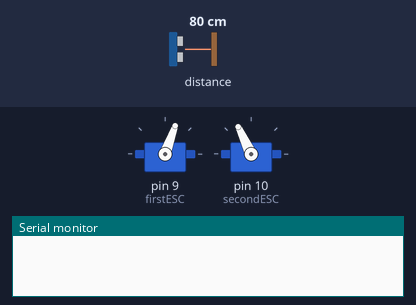
Simulated run of this sketch. Board: Arduino Uno, built with avr-gcc and run on an emulated ATmega328P. Shown: 2 × servo, the last lines printed to the serial monitor. The test bench sets the inputs (shaded band); at power-on: distance to the obstacle 80 cm.

Above: at 1.2 s.
1.3 s: distance to the obstacle set to 44 cm
2.8 s: distance to the obstacle set to 35 cm
At 4.0 s:
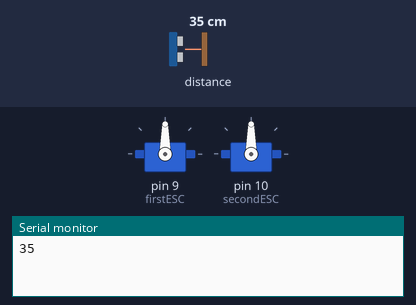
4.3 s: distance to the obstacle set to 41 cm
5.8 s: distance to the obstacle set to 50 cm
At 7.0 s:
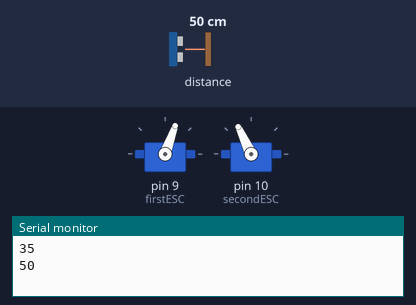
7.3 s: distance to the obstacle set to 2 cm
At 7.6 s:
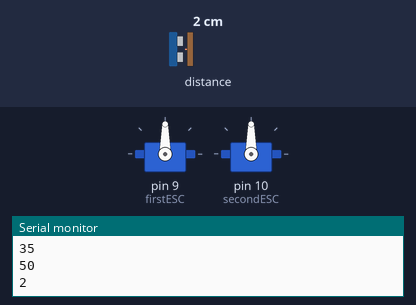
Timing chart, 0 to 9.8 s (numbered marks = the images above; inputs shaded):
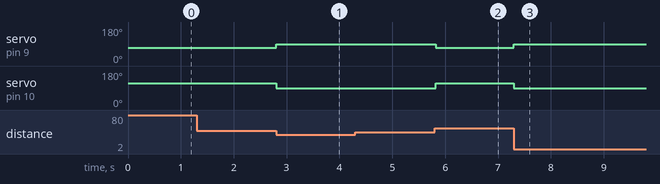

The sketch:

RaspberryPi_Communication_LidarLiteMotorControl.ino
```cpp
/**
 * LIDARLite I2C Example
 * Author: Garmin
 * Modified by: Shawn Hymel (SparkFun Electronics)
 * Date: June 29, 2017
 *
 * Read distance from LIDAR-Lite v3 over I2C
 *
 * See the Operation Manual for wiring diagrams and more information:
 * http://static.garmin.com/pumac/LIDAR_Lite_v3_Operation_Manual_and_Technical_Specifications.pdf
 */

#include <Wire.h>
#include <LIDARLite.h>
#include <Servo.h>

// Globals
LIDARLite lidarLite;
int cal_cnt = 0;
int blocked = 0;

//Motors, ESC
Servo firstESC;
Servo secondESC;

int motorspeed;
int forward = 0;
int movementenabled = 1;

/*Botbitz
10 - No action
20 - No action
30 - Clockwise fast (looking towards motor from wheel)
60 - Clockwise slower (looking towards motor from wheel)
80 - Clockwise slow (looking towards motor from wheel)
90 - Stopped
100 -
120 - Anticlockwise slower
150 - Anticlockwise fast
*/

//105 equivalent to 80

void setup()
{
  //Motors, ESC
  firstESC.attach(9);
  secondESC.attach(10);

  Serial.begin(9600); // Initialize serial connection to display distance readings

  lidarLite.begin(0, true); // Set configuration to default and I2C to 400 kHz
  lidarLite.configure(0); // Change this number to try out alternate configurations
}

void loop()
{
  //Start Motors
  if (movementenabled == 1){

  firstESC.write(70);
  secondESC.write(115);

  }


  int dist;

  // At the beginning of every 100 readings,
  // take a measurement with receiver bias correction
  if ( cal_cnt == 0 ) {
    dist = lidarLite.distance();      // With bias correction
  } else {
    dist = lidarLite.distance(false); // Without bias correction
  }

  // Increment reading counter
  cal_cnt++;
  cal_cnt = cal_cnt % 100;

  // Display distance

//Stop motors if too close to wall and play music

  if (dist < 40 && blocked==0){
    blocked = 1;
    //Serial.print("Blocked");
    Serial.println(dist);
    //Serial.println(" cm");
    movementenabled = 0;
    firstESC.write(90);
    secondESC.write(90);
  }

//Start motors once obstacle removed and stop music

  if (dist > 45 && blocked==1){
    blocked = 0;
    //Serial.print("Not blocked");
    Serial.println(dist); // Using Serial.println not Serial.print is important, raspberry pi won't be able to read the data otherwise with readline
    //Serial.println(" cm");
    movementenabled = 1;
  }

  delay(10);
}
```

Measured:
- the behaviour switches between 40 and 39 cm on distance to the obstacle (found by bisection; images 0 and 1)
- the behaviour switches between 45 and 46 cm on distance to the obstacle (found by bisection; images 1 and 2)
- after the input at 1.3 s, every drawn part: stays the same
- after the input at 2.8 s, servo on pin 9 (firstESC): 70° → 90° at once; servo on pin 10 (secondESC): 115° → 90° at once
- after the input at 4.3 s, every drawn part: stays the same
- after the input at 5.8 s, servo on pin 9 (firstESC): 90° → 70° at once; servo on pin 10 (secondESC): 90° → 115° at once
- after the input at 7.3 s, servo on pin 9 (firstESC): 70° → 90° at once; servo on pin 10 (secondESC): 115° → 90° at once
